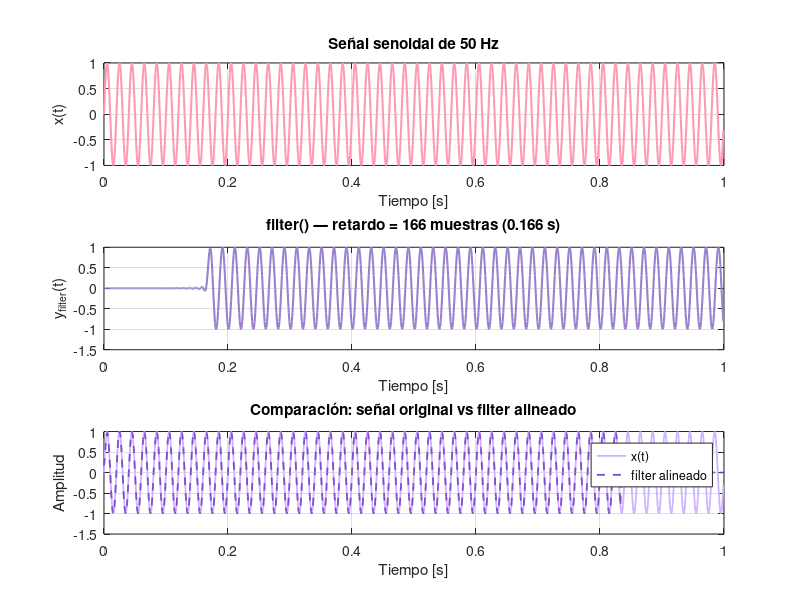
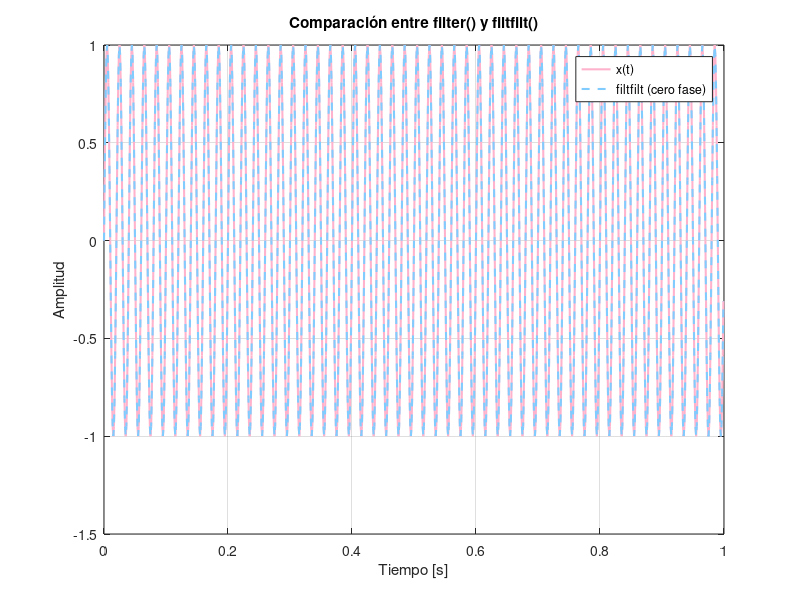

Recreate these plots in MATLAB, in order. (Note: this script raises an error after producing the figures.)
% =========================================================================
% Autor:  Andrea Zarahi Rubio Quezada - A01645257
% Actividad: P1 — Comparación entre filter() y filtfilt() usando una señal senoidal
% =========================================================================

clear; close all; clc;

%% ============================================================
% PARÁMETROS DE LA SEÑAL
% =============================================================
fs = 1000;                     % Frecuencia de muestreo [Hz]
Ttotal = 1.0;                  % Duración de la señal en segundos
t = 0:1/fs:Ttotal-1/fs;        % Vector de tiempo
Nsamples = length(t);          % Número total de muestras (L)

freq_sine = 50;                % Frecuencia de la señal senoidal (Hz)
amplitude = 1;                 % Amplitud de la señal
x_sig = amplitude * sin(2*pi*freq_sine*t);  % Señal pura (sin ruido)

%% ============================================================
% DISEÑO DEL FILTRO FIR PASA-BAJAS
% =============================================================
% Nota: filtfilt requiere que la longitud de la señal sea > 3*N
% Por eso se usa un orden N ≈ L/3 para evitar errores

orden_fir = 2*floor(Nsamples/6);    % Orden del filtro (ajustado a L/3)
fcorte = 100;                       % Frecuencia de corte [Hz]
wnorm = fcorte / (fs/2);            % Frecuencia normalizada (0 a 1)
coef = fir1(orden_fir, wnorm, 'low', hamming(orden_fir+1)); % Diseño del filtro FIR

%% ============================================================
% APLICAR FILTROS
% =============================================================
% filter() aplica el filtro de forma causal (introduce retardo)
y_causal = filter(coef, 1, x_sig);

% filtfilt() aplica el filtro hacia adelante y hacia atrás (sin retardo)
y_nocausal = filtfilt(coef, 1, x_sig);

%% ============================================================
% COMPENSACIÓN DE RETARDO DEL FILTRO CAUSAL
% =============================================================
retardo = orden_fir/2;                     % Retardo teórico (muestras)
y_causal_corr = [y_causal(1+retardo:end), zeros(1, retardo)];  % Alineación

%% ============================================================
% CÁLCULO DE ERRORES RMS ENTRE LA ENTRADA Y LAS SALIDAS
% =============================================================
rms_filter   = sqrt(mean((y_causal_corr - x_sig).^2));  % Error RMS de filter()
rms_filtfilt = sqrt(mean((y_nocausal - x_sig).^2));     % Error RMS de filtfilt()

%% ============================================================
% GRÁFICAS EN EL DOMINIO DEL TIEMPO
% =============================================================
figure('Name','P1: Dominio temporal');

% --- Subplot 1: Señal original ---
subplot(3,1,1)
plot(t, x_sig, 'Color',[1.0 0.6 0.7], 'LineWidth',1.5);  % Rosa pastel
grid on
xlabel('Tiempo [s]');
ylabel('x(t)');
title(sprintf('Señal senoidal de %.0f Hz', freq_sine));

% --- Subplot 2: Señal filtrada (causal) ---
subplot(3,1,2)
plot(t, y_causal, 'Color',[0.6 0.5 0.8], 'LineWidth',1.5); % Lila suave
grid on
xlabel('Tiempo [s]');
ylabel('y_{filter}(t)');
title(sprintf('filter() — retardo = %d muestras (%.3f s)', retardo, retardo/fs));

% --- Subplot 3: Señal original vs filter alineado ---
subplot(3,1,3)
plot(t, x_sig, 'Color',[0.8 0.7 1.0], 'LineWidth',1.3); hold on;  % Lavanda claro
plot(t, y_causal_corr, '--', 'Color',[0.5 0.3 0.8], 'LineWidth',1.3); % Morado
grid on
legend('x(t)', 'filter alineado', 'Location','best');
xlabel('Tiempo [s]');
ylabel('Amplitud');
title('Comparación: señal original vs filter alineado');

%% ============================================================
% COMPARACIÓN filter() vs filtfilt()
% =============================================================
figure('Name','P1: Fase cero vs entrada');
plot(t, x_sig, 'Color',[1.0 0.7 0.8], 'LineWidth',1.5); hold on;  % Rosa suave
plot(t, y_nocausal, '--', 'Color',[0.5 0.8 1.0], 'LineWidth',1.5); % Azul cielo
grid on
xlabel('Tiempo [s]');
ylabel('Amplitud');
legend('x(t)', 'filtfilt (cero fase)', 'Location', 'best');
title('Comparación entre filter() y filtfilt()');

%% ============================================================
% ANÁLISIS EN FRECUENCIA (FFT)
% =============================================================
NFFT = 4096; % Puntos para la FFT (alta resolución)
[freq_vec, Xmag]  = calc_fft_mag(x_sig, fs, NFFT);
[~, Ymag_filter]  = calc_fft_mag(y_causal, fs, NFFT);
[~, Ymag_filtfilt]= calc_fft_mag(y_nocausal, fs, NFFT);

% --- Gráfica espectral ---
figure('Name','P1: Espectro de magnitud');
plot(freq_vec, Xmag, 'Color',[1.0 0.5 0.6],'LineWidth',1.5); hold on;  % Rosa coral
plot(freq_vec, Ymag_filter, '--','Color',[0.5 0.7 0.9],'LineWidth',1.3); % Celeste
plot(freq_vec, Ymag_filtfilt, '-.','Color',[0.6 0.9 0.7],'LineWidth',1.3); % Verde menta
xlabel('Frecuencia [Hz]');
ylabel('Magnitud');
legend('|X|','|Y_{filter}|','|Y_{filtfilt}|','Location','best');
xlim([0 fs/2]);
grid on;
title('Espectros de entrada y señales filtradas');

%% ============================================================
% RESULTADOS EN CONSOLA
% =============================================================
fprintf('\n=== RESULTADOS FILTRO FIR ===\n');
fprintf('Orden FIR: N = %d (cumple L > 3*N)\n', orden_fir);
fprintf('Retardo teórico: %d muestras = %.6f s\n', retardo, retardo/fs);
fprintf('Error RMS (filter alineado): %.6g\n', rms_filter);
fprintf('Error RMS (filtfilt): %.6g\n', rms_filtfilt);

fprintf('\n=== INTERPRETACIÓN ===\n');
fprintf('• filter(): introduce retardo de N/2 muestras, pero es causal.\n');
fprintf('• filtfilt(): elimina el retardo y mantiene fase cero (no causal).\n');
fprintf('• En tiempo real se usa filter(); en análisis offline, filtfilt().\n');

%% ============================================================
% FUNCIÓN AUXILIAR: FFT DE MAGNITUD
% =============================================================
function [f, Xmag] = calc_fft_mag(x, fs, NFFT)
    % Convierte la señal en vector fila y calcula la FFT normalizada
    x = x(:).';
    L = numel(x);
    X = fft(x, NFFT)/L;
    f = fs*(0:NFFT-1)/NFFT;   % Vector de frecuencias
    idx = 1:(floor(NFFT/2)+1); % Solo la mitad positiva
    X = X(idx); f = f(idx);
    Xmag = 2*abs(X);           % Magnitud doble para espectro de un solo lado
    Xmag(1) = abs(X(1));       % Corrige la DC
end
